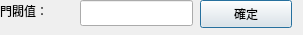
<?xml version="1.0" encoding="UTF-8"?>
<ui version="4.0">
 <class>Dialog01</class>
 <widget class="QDialog" name="Dialog01">
  <property name="geometry">
   <rect>
    <x>0</x>
    <y>0</y>
    <width>303</width>
    <height>35</height>
   </rect>
  </property>
  <property name="windowTitle">
   <string>Dialog</string>
  </property>
  <widget class="QLineEdit" name="lineEdit">
   <property name="geometry">
    <rect>
     <x>80</x>
     <y>0</y>
     <width>113</width>
     <height>26</height>
    </rect>
   </property>
  </widget>
  <widget class="QLabel" name="label">
   <property name="geometry">
    <rect>
     <x>0</x>
     <y>0</y>
     <width>81</width>
     <height>21</height>
    </rect>
   </property>
   <property name="text">
    <string>門閥值：</string>
   </property>
  </widget>
  <widget class="QPushButton" name="pushButton">
   <property name="geometry">
    <rect>
     <x>200</x>
     <y>0</y>
     <width>92</width>
     <height>28</height>
    </rect>
   </property>
   <property name="text">
    <string>確定</string>
   </property>
  </widget>
 </widget>
 <resources/>
 <connections>
  <connection>
   <sender>pushButton</sender>
   <signal>clicked()</signal>
   <receiver>Dialog01</receiver>
   <slot>accept()</slot>
   <hints>
    <hint type="sourcelabel">
     <x>245</x>
     <y>13</y>
    </hint>
    <hint type="destinationlabel">
     <x>151</x>
     <y>17</y>
    </hint>
   </hints>
  </connection>
 </connections>
</ui>
